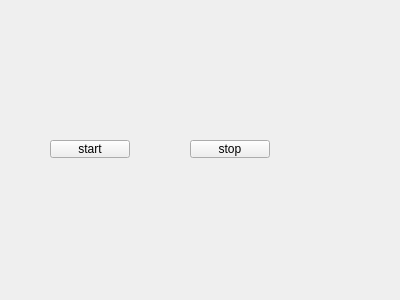
<?xml version="1.0" encoding="UTF-8"?>
<ui version="4.0">
 <class>Widget</class>
 <widget class="QWidget" name="Widget">
  <property name="geometry">
   <rect>
    <x>0</x>
    <y>0</y>
    <width>400</width>
    <height>300</height>
   </rect>
  </property>
  <property name="windowTitle">
   <string>Widget</string>
  </property>
  <widget class="QPushButton" name="pushButtonStart">
   <property name="geometry">
    <rect>
     <x>50</x>
     <y>140</y>
     <width>80</width>
     <height>18</height>
    </rect>
   </property>
   <property name="text">
    <string>start</string>
   </property>
  </widget>
  <widget class="QPushButton" name="pushButtonStop">
   <property name="geometry">
    <rect>
     <x>190</x>
     <y>140</y>
     <width>80</width>
     <height>18</height>
    </rect>
   </property>
   <property name="text">
    <string>stop</string>
   </property>
  </widget>
 </widget>
 <layoutdefault spacing="6" margin="11"/>
 <resources/>
 <connections/>
</ui>
